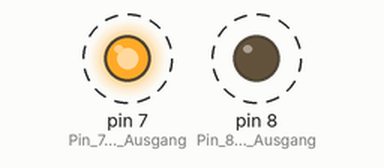
Bench run of a sketch on a simulated Arduino Uno, built with avr-gcc and run on an emulated ATmega328P. On the bench: output pins drawn as LEDs (lit = HIGH). Dashed ring = blinking.

Above: at 0.5 s.
Timing chart, 0 to 4.6 s (numbered marks = the images above):
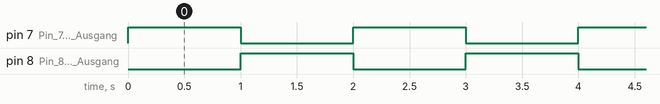

The sketch:

Nr._02_Wechselblinker.ino
```cpp
// Hier beginnt das Setup
void setup() {
  pinMode(7, OUTPUT);  // Pin 7 ist ein Ausgang.
  pinMode(8,OUTPUT);   // Pin 8 ist ein Ausgang.
}

// Hier beginnt das Hauptprogramm
void loop() {
  digitalWrite(7, HIGH);  // Schalte die LED an Pin7 an.
  delay(1000);  // Warte 1000 Millisekunden.
  digitalWrite(7, LOW);  // Schalte die LED an Pin7 aus.
  digitalWrite(8, HIGH);  // Schalte die LED an Pin8 ein.
  delay(1000);  // Warte 1000 Millisekunden.
  digitalWrite(8, LOW);  // Schalte die LED an Pin8 aus.
}

// Hier am Ende springt das Programm an den Start des Loop-Teils. Also ...
// ... schalte die LED an Pin7 an.
// ... usw ... usw ... usw ...
```

Measured:
- by itself, pin 7 (Pin_7_ist_ein_Ausgang), pin 8 (Pin_8_ist_ein_Ausgang): alternates HIGH for 1.0 s and LOW for 1.0 s
- by itself, everything shown: repeats every 2.0 s, in 3 steps
